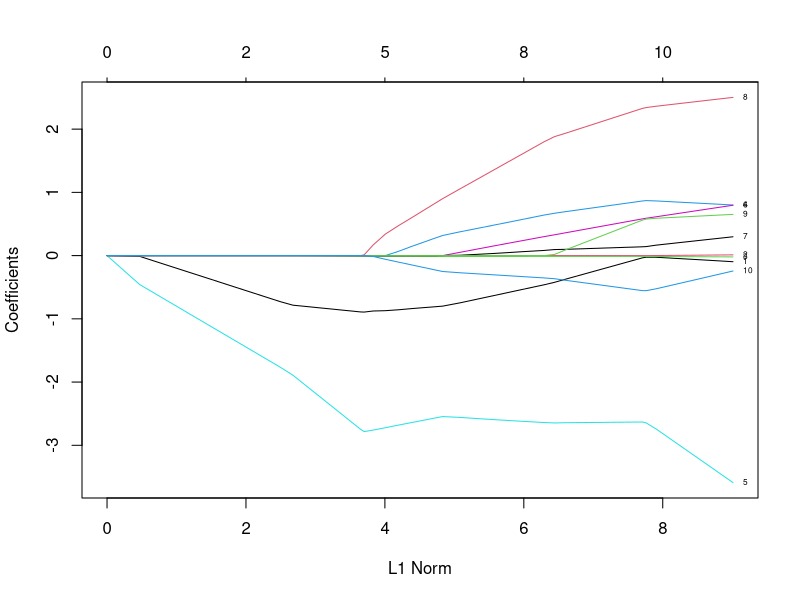
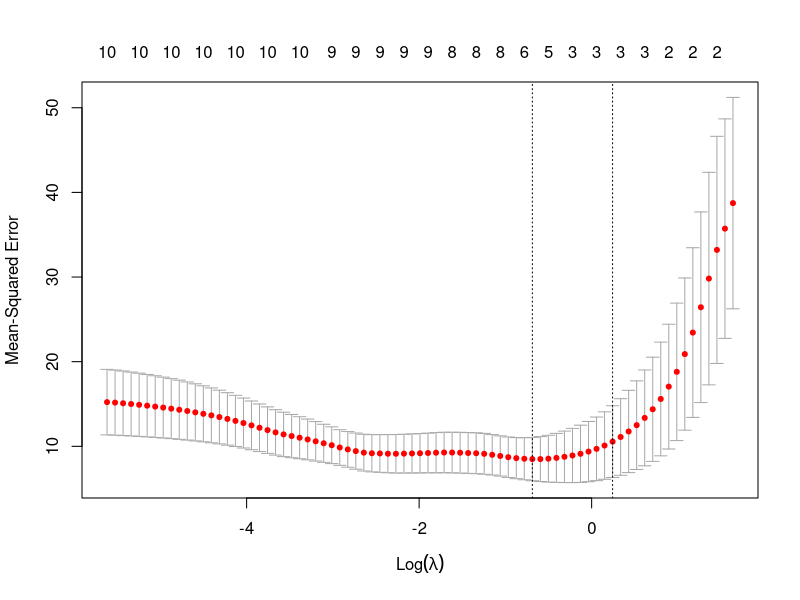
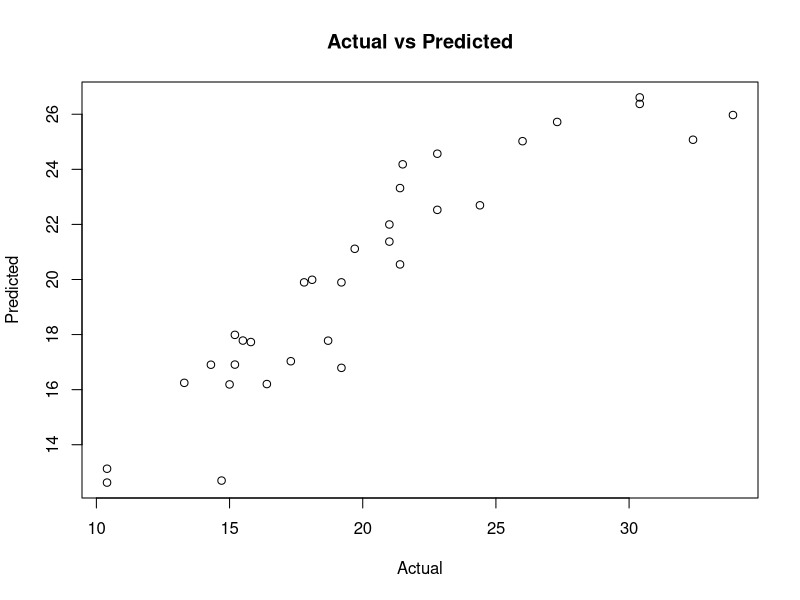

Write the R code that produced these figures, in order.
# Regularised Regression

library(glmnet)
data(mtcars)
X <- as.matrix(mtcars[,-1])
y <- mtcars[, 1]

model <- glmnet(X, y, family = 'gaussian', alpha = 1)
summary(model)
plot(model, label = TRUE)
coef(model, , s = 0.1)
y_pred <- predict(model, X)
fit <- cv.glmnet(X, y, alpha = 1, nfolds = 5)

summary(fit)
plot(fit)
y_pred <- predict(fit, X)

plot(y, y_pred, xlab = 'Actual', ylab = 'Predicted', main = 'Actual vs Predicted')